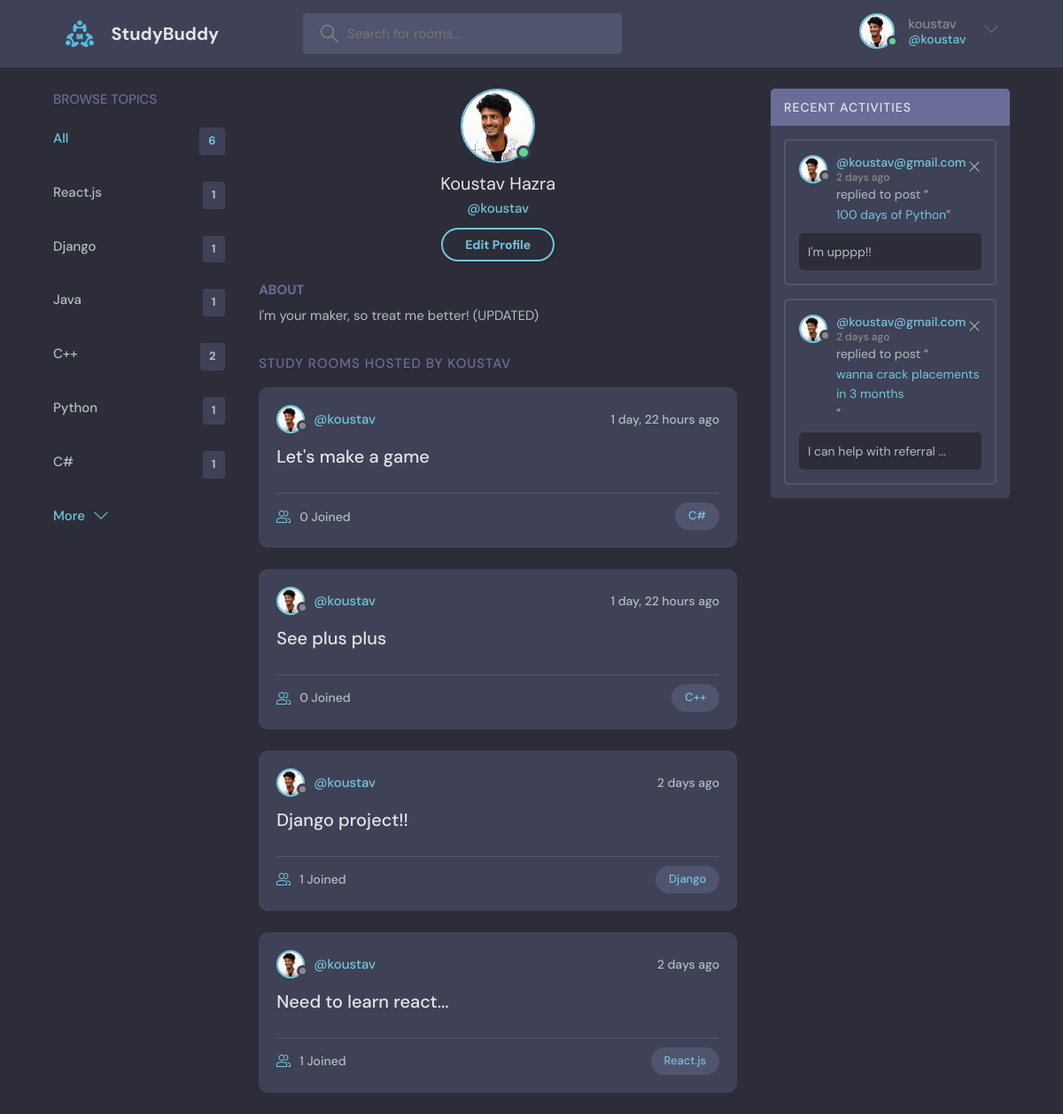
The page /profile/1/ (signed in) on the database its author committed.
### base/models.py (models this page shows, shortened)
class User(AbstractUser):
    name = models.CharField(max_length=200, null=True)
    username = models.CharField(max_length=50, null=False, unique=True)
    email = models.EmailField(unique=True, null=True)
    bio = models.TextField(null=True, blank=True)
    avatar = models.ImageField(null=True, default="avatar.svg")
    USERNAME_FIELD = 'email'
    REQUIRED_FIELDS = []

class Topic(models.Model):
    name = models.CharField(max_length=200)

class Room(models.Model):
    host = models.ForeignKey(User, on_delete=models.SET_NULL, null=True)
    topic = models.ForeignKey(Topic, on_delete=models.SET_NULL, null=True)
    '''
    NOTE:
    a topic can have multiple rooms, but a room will only have a single topic.
    if a topic is deleted, we want it to be null. Thus we've used models.SET_NULL.
    So while using models.SET_NULL, we need to add the null=True in code so that the db allows it.
    '''
    '''
    NOTE:
    As we've added the Topic class code above this Room class, we added the Topic name in the .ForeignKey() method
    without any quotes.
    If we had written the same Topic class code beneath the Room class, we had to quote the
    Topic inside the .ForeignKey() method.
    '''
    name = models.CharField(max_length=200)
    description = models.TextField(null=True, blank=True)
    participants = models.ManyToManyField(User, related_name='participants', blank=True)
    updated = models.DateTimeField(auto_now=True)  # this will take a snap of the time whenever this model/table was updated.
    created = models.DateTimeField(auto_now_add=True)
    class Meta:
        ordering = ['-updated', '-created']
    def __str__(self):
        return self.name

class Message(models.Model):
    user = models.ForeignKey(User, on_delete=models.CASCADE)
    room = models.ForeignKey(Room, on_delete=models.CASCADE)
    '''
    NOTE:
    here we've created a one=to-many relationship. Where a single Room can have multiple messages.
    For that we need to use this .ForeignKey() method to specify, that Room is the parent model, and
    this mdoel, Message, will show its messages.
    on_delete = models.CASCADE, means that all the messages will be deleted if the parent class(Room) has
    been deleted.
    '''
    body = models.TextField()
    updated = models.DateTimeField(auto_now=True)
    created = models.DateTimeField(auto_now_add=True)
    class Meta:
        ordering = ['-updated', '-created']
    '''
    NOTE:
    when we're adding values, we want to see the newest one as the first one. And for that we made this class.
    we're ordering them by specifying the updated and created in the list. And based on the first item of the list
    ordering will be prioritized. So if we want to see the oldest one as first, we can keep created as first element.

    In the list we've wrote them names with a '-' in front of them.. it makes the order reverse.
    '''

### base/views.py (the view)
# urls.py: path('profile/<str:pk>/', views.userProfile, name='user-profile'),
@login_required(login_url="login")
def userProfile(request, pk):
    user = User.objects.get(id=pk)
    rooms = user.room_set.all()
    room_messages = user.message_set.all()
    topics = Topic.objects.all()
    context = {"user": user, "rooms": rooms,
               "room_messages": room_messages, "topics": topics}
    return render(request, 'base/profile.html', context)

### base/templates/base/profile.html
{% extends 'main.html' %}
{% block content %}
    <main class="profile-page layout layout--3">
      <div class="container">
        {% include 'base/topics_component.html' %}
        <div class="roomList">
          <div class="profile">
            <div class="profile__avatar">
              <div class="avatar avatar--large active">
                <img src="{{user.avatar.url}}" />
              </div>
            </div>
            <div class="profile__info">
              <h3>{{user.name}}</h3>
              <p>@{{user.username}}</p>
              {% if request.user == user %}
              <a href="{% url 'update-user' %}" class="btn btn--main btn--pill">Edit Profile</a>
              {% endif %}
            </div>
            <div class="profile__about">
              <h3>About</h3>
              <p>
                {{user.bio}}
              </p>
            </div>
          </div>
          <div class="roomList__header">
            <div>
              <h2>Study Rooms Hosted by {{user.username}}</a>
              </h2>
            </div>
          </div>
          <div>
            {% include 'base/feed_component.html' %}
          </div>
        </div>
        <div>
        {% include 'base/activity_component.html' %}
        </div>
      </div>
    </main>
{% endblock content %}

### templates/main.html (shortened to what this page needs)
<!DOCTYPE html>
{% load static %}
<html lang="en">
  <head>
    <link rel="stylesheet" href="{% static 'styles/style.css' %}" />
  </head>
  <body>
    {% include 'navbar.html' %}
    {% block content %}
    {% endblock %}
  </body>
</html>

### templates/navbar.html (shortened to what this page needs)
{% load static %}
<header class="header header--loggedIn">
    <div class="container">
      <a href="{% url 'home' %}" class="header__logo">
        <img src="{% static 'images/logo.svg' %}" />
        <h1>StudyBuddy</h1>
      </a>
      <form class="header__search" method="GET" action="{% url 'home' %}">
        <label>
          <input name="q" placeholder="Search for rooms..." />
        </label>
      </form>
      <nav class="header__menu">
        {% if request.user.is_authenticated %}
        <div class="header__user">
          <a href="{% url 'user-profile' request.user.id %}">
            <div class="avatar avatar--medium active">
              <img src="{{request.user.avatar.url}}" />
            </div>
            <p>{{request.user.username}} <span>@{{request.user.username}}</span></p>
          </a>
          <button class="dropdown-button">
            <svg version="1.1" xmlns="http://www.w3.org/2000/svg" width="32" height="32" viewBox="0 0 32 32">
              <title>chevron-down</title>
              <path d="M16 21l-13-13h-3l16 16 16-16h-3l-13 13z"></path>
            </svg>
          </button>
        </div>
        {% else %}
        <a href="{% url 'login' %}">
          <img src="{% static 'images/avatar.svg' %}" />
          <p>Login</p>
        </a>
        {% endif %}
      </nav>
    </div>
  </header>

### base/templates/base/topics_component.html
<div class="topics">
    <div class="topics__header">
      <h2>Browse Topics</h2>
    </div>
    <ul class="topics__list">
      <li>
        <a href="{% url 'home' %}" class="active">All <span>{{topics.count}}</span></a>
      </li>
      {% for topic in topics %}
      <li>
        <a href="{% url 'home' %}?q={{topic.name}}">{{topic.name}}<span>{{topic.room_set.all.count}}</span></a>
      </li>
      {% endfor %}
    </ul>
    <a class="btn btn--link" href="{% url 'topics' %}">
      More
      <svg version="1.1" xmlns="http://www.w3.org/2000/svg" width="32" height="32" viewBox="0 0 32 32">
        <title>chevron-down</title>
        <path d="M16 21l-13-13h-3l16 16 16-16h-3l-13 13z"></path>
      </svg>
    </a>
  </div>

### base/templates/base/feed_component.html (shortened to what this page needs)
{% for room in rooms %}
    <div class="roomListRoom">
        <div class="roomListRoom__header">
        <a href="{% url 'user-profile' room.host.id %}" class="roomListRoom__author">
            <div class="avatar avatar--small">
            <img src="{{room.host.avatar.url}}" />
            </div>
            <span>@{{room.host.username}}</span>
        </a>
        <div class="roomListRoom__actions">
            <span>{{room.created|timesince}} ago</span>
        </div>
        </div>
        <div class="roomListRoom__content">
        <a href="{% url 'room' room.id %}">{{room.name}}</a>
        </div>
        <div class="roomListRoom__meta">
        <a href="{% url 'room' room.id %}" class="roomListRoom__joined">
            {{room.participants.all.count}} Joined
        </a>
        <a href="{% url 'home' %}?q={{room.topic.name}}"><p class="roomListRoom__topic">{{room.topic.name}}</p></a>
        </div>
    </div>
{% endfor %}

### base/templates/base/activity_component.html
    <div class="activities">
        <div class="activities__header">
        <h2>Recent Activities</h2>
        </div>
        {% for message in room_messages %}
        <div class="activities__box">
        <div class="activities__boxHeader roomListRoom__header">
            <a href="{% url 'user-profile' message.user.id %}" class="roomListRoom__author">
            <div class="avatar avatar--small">
                <img src="{{message.user.avatar.url}}" />
            </div>
            <p>
                @{{message.user}}
                <span>{{message.created|timesince}} ago</span>
            </p>
            </a>
            {% if request.user == message.user %}
            <div class="roomListRoom__actions">
            <a href="{% url 'delete-message' message.id %}">
                <svg version="1.1" xmlns="http://www.w3.org/2000/svg" width="32" height="32" viewBox="0 0 32 32">
                <title>remove</title>
                <path
                    d="M27.314 6.019l-1.333-1.333-9.98 9.981-9.981-9.981-1.333 1.333 9.981 9.981-9.981 9.98 1.333 1.333 9.981-9.98 9.98 9.98 1.333-1.333-9.98-9.98 9.98-9.981z"
                ></path>
                </svg>
            </a>
            </div>
            {% endif %}
        </div>
        <div class="activities__boxContent">
            <p>replied to post “<a href="{% url 'room' message.room.id %}">{{message.room}}</a>”</p>
            <div class="activities__boxRoomContent">
                {{message.body}}
            </div>
        </div>
        </div>
        {% endfor %}
    </div>

### rows shown on the page
User: user.avatar (picture), user.username "koustav", avatar (picture), name "Koustav Hazra", username "koustav", bio "I'm your maker, so treat me better! (UPDATED)", username "KOUSTAV"
Topic: name "React.js", room_set.all.count "1"
Topic: name "Django", room_set.all.count "1"
Topic: name "Java", room_set.all.count "1"
Topic: name "C++", room_set.all.count "2"
Topic: name "Python", room_set.all.count "1"
Topic: name "C#", room_set.all.count "1"
Room: host.avatar (picture), host.username "koustav", created "1 day, 22 hours", name "Let's make a game", participants.all.count "0", topic.name "C#"
Room: host.avatar (picture), host.username "koustav", created "1 day, 22 hours", name "See plus plus", participants.all.count "0", topic.name "C++"
Room: host.avatar (picture), host.username "koustav", created "2 days", name "Django project!!", participants.all.count "1", topic.name "Django"
Room: host.avatar (picture), host.username "koustav", created "2 days", name "Need to learn react...", participants.all.count "1", topic.name "React.js"
Message: user.avatar (picture), user "koustav@gmail.com", created "2 days", room "100 days of Python", body "I'm upppp!!"
Message: user.avatar (picture), user "koustav@gmail.com", created "2 days", room "wanna crack placements in 3 months", body "I can help with referral ..."

### other values the page prints
{{ topics.count }} "6"
